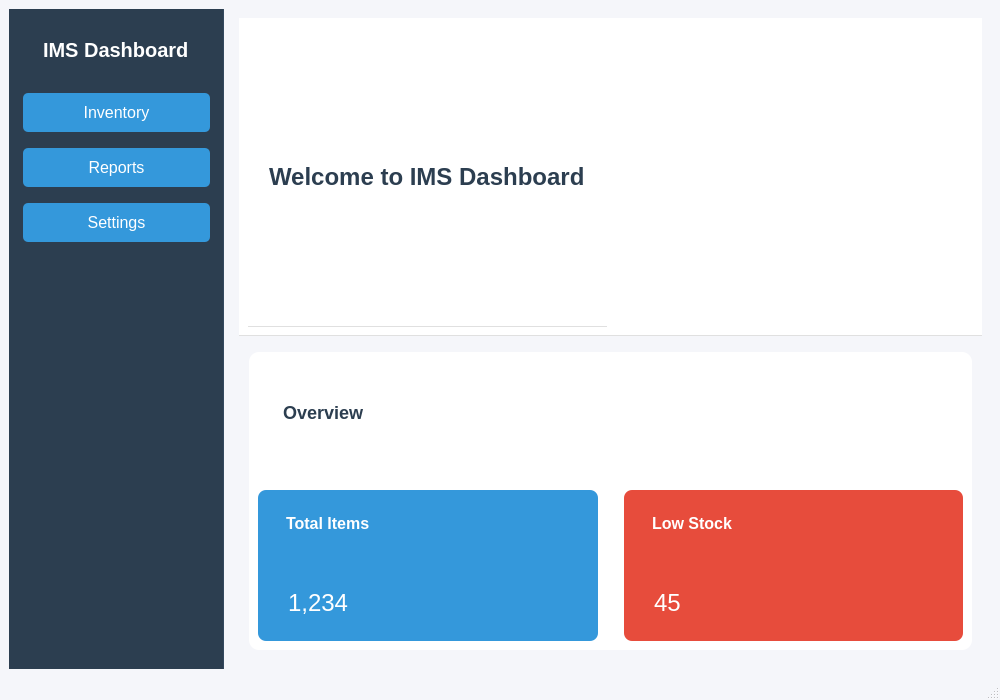
<?xml version="1.0" encoding="UTF-8"?>
<ui version="4.0">
 <class>DashboardWindow</class>
 <widget class="QMainWindow" name="DashboardWindow">
  <property name="geometry">
   <rect>
    <x>0</x>
    <y>0</y>
    <width>1000</width>
    <height>700</height>
   </rect>
  </property>
  <property name="windowTitle">
   <string>Inventory Dashboard</string>
  </property>
  <property name="styleSheet">
   <string notr="true">
    QMainWindow {
        background-color: #f5f6fa;
    }
   </string>
  </property>
  <widget class="QWidget" name="centralWidget">
   <layout class="QHBoxLayout" name="mainLayout">
    <item>
     <widget class="QWidget" name="sidebar" native="true">
      <property name="styleSheet">
       <string notr="true">
        QWidget#sidebar {
            background-color: #2c3e50;
            border-right: 1px solid #34495e;
        }
        QPushButton {
            color: white;
            background-color: #3498db;
            border: none;
            padding: 10px;
            margin: 5px;
            border-radius: 5px;
            font-size: 16px;
        }
        QPushButton:hover {
            background-color: #2980b9;
        }
       </string>
      </property>
      <layout class="QVBoxLayout" name="sidebarLayout">
       <item>
        <widget class="QLabel" name="sidebarTitle">
         <property name="text">
          <string>IMS Dashboard</string>
         </property>
         <property name="styleSheet">
          <string notr="true">
           color: white;
           font-size: 20px;
           font-weight: bold;
           padding: 20px;
          </string>
         </property>
        </widget>
       </item>
       <item>
        <widget class="QPushButton" name="inventoryButton">
         <property name="text">
          <string>Inventory</string>
         </property>
        </widget>
       </item>
       <item>
        <widget class="QPushButton" name="reportsButton">
         <property name="text">
          <string>Reports</string>
         </property>
        </widget>
       </item>
       <item>
        <widget class="QPushButton" name="settingsButton">
         <property name="text">
          <string>Settings</string>
         </property>
        </widget>
       </item>
       <item>
        <spacer name="sidebarSpacer">
         <property name="orientation">
          <enum>Qt::Vertical</enum>
         </property>
         <property name="sizeHint" stdset="0">
          <size>
           <width>20</width>
           <height>40</height>
          </size>
         </property>
        </spacer>
       </item>
      </layout>
     </widget>
    </item>
    <item>
     <widget class="QWidget" name="contentArea" native="true">
      <layout class="QVBoxLayout" name="contentLayout">
       <item>
        <widget class="QWidget" name="header" native="true">
         <property name="styleSheet">
          <string notr="true">
           background-color: white;
           border-bottom: 1px solid #e0e0e0;
           padding: 15px;
          </string>
         </property>
         <layout class="QHBoxLayout" name="headerLayout">
          <item>
           <widget class="QLabel" name="headerTitle">
            <property name="text">
             <string>Welcome to IMS Dashboard</string>
            </property>
            <property name="styleSheet">
             <string notr="true">
              font-size: 24px;
              font-weight: bold;
              color: #2c3e50;
             </string>
            </property>
           </widget>
          </item>
          <item>
           <spacer name="headerSpacer">
            <property name="orientation">
             <enum>Qt::Horizontal</enum>
            </property>
            <property name="sizeHint" stdset="0">
             <size>
              <width>40</width>
              <height>20</height>
             </size>
            </property>
           </spacer>
          </item>
         </layout>
        </widget>
       </item>
       <item>
        <widget class="QWidget" name="mainContent" native="true">
         <property name="styleSheet">
          <string notr="true">
           background-color: white;
           border-radius: 10px;
           margin: 10px;
           padding: 20px;
          </string>
         </property>
         <layout class="QGridLayout" name="contentGrid">
          <item row="0" column="0">
           <widget class="QLabel" name="overviewLabel">
            <property name="text">
             <string>Overview</string>
            </property>
            <property name="styleSheet">
             <string notr="true">
              font-size: 18px;
              font-weight: bold;
              color: #2c3e50;
             </string>
            </property>
           </widget>
          </item>
          <item row="1" column="0">
           <widget class="QWidget" name="card1" native="true">
            <property name="styleSheet">
             <string notr="true">
              background-color: #3498db;
              border-radius: 8px;
              padding: 15px;
              color: white;
             </string>
            </property>
            <layout class="QVBoxLayout">
             <item>
              <widget class="QLabel" name="card1Title">
               <property name="text">
                <string>Total Items</string>
               </property>
               <property name="styleSheet">
                <string notr="true">font-size: 16px; font-weight: bold;</string>
               </property>
              </widget>
             </item>
             <item>
              <widget class="QLabel" name="card1Value">
               <property name="text">
                <string>1,234</string>
               </property>
               <property name="styleSheet">
                <string notr="true">font-size: 24px;</string>
               </property>
              </widget>
             </item>
            </layout>
           </widget>
          </item>
          <item row="1" column="1">
           <widget class="QWidget" name="card2" native="true">
            <property name="styleSheet">
             <string notr="true">
              background-color: #e74c3c;
              border-radius: 8px;
              padding: 15px;
              color: white;
             </string>
            </property>
            <layout class="QVBoxLayout">
             <item>
              <widget class="QLabel" name="card2Title">
               <property name="text">
                <string>Low Stock</string>
               </property>
               <property name="styleSheet">
                <string notr="true">font-size: 16px; font-weight: bold;</string>
               </property>
              </widget>
             </item>
             <item>
              <widget class="QLabel" name="card2Value">
               <property name="text">
                <string>45</string>
               </property>
               <property name="styleSheet">
                <string notr="true">font-size: 24px;</string>
               </property>
              </widget>
             </item>
            </layout>
           </widget>
          </item>
         </layout>
        </widget>
       </item>
      </layout>
     </widget>
    </item>
   </layout>
  </widget>
  <widget class="QMenuBar" name="menuBar">
   <property name="geometry">
    <rect>
     <x>0</x>
     <y>0</y>
     <width>1000</width>
     <height>21</height>
    </rect>
   </property>
  </widget>
  <widget class="QStatusBar" name="statusBar"/>
 </widget>
 <resources/>
 <connections/>
</ui>
